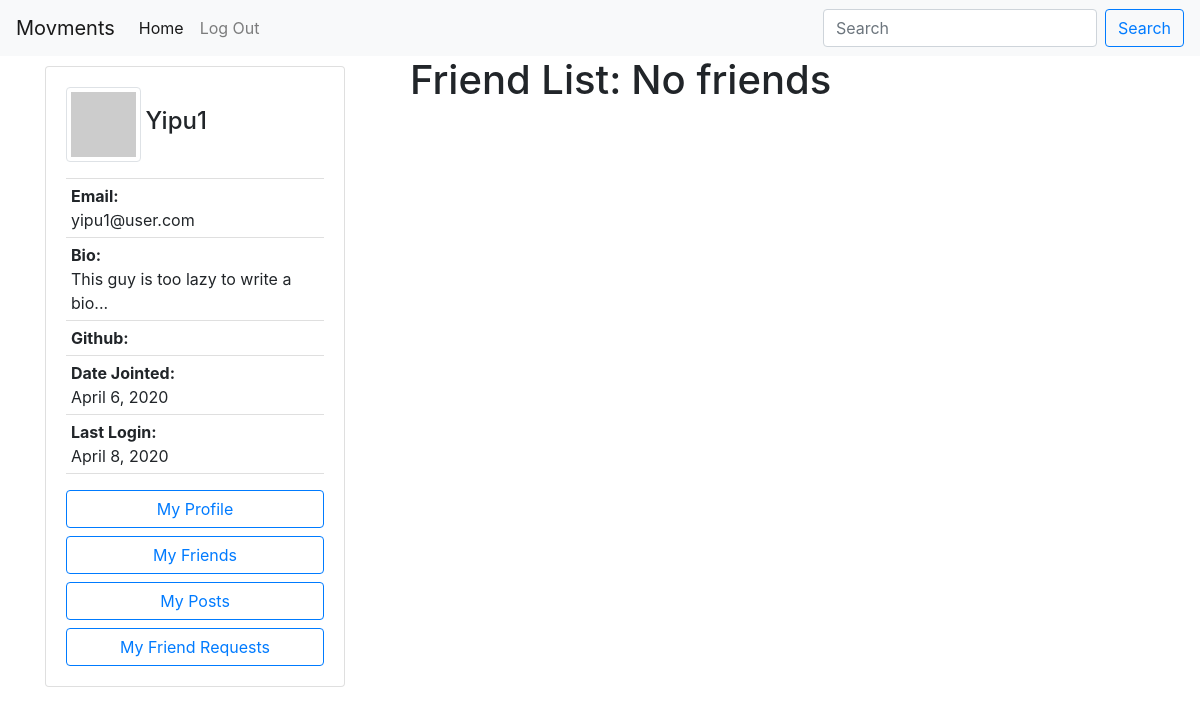
The page /author/404eaa6d-a252-40a0-9b65-d5ae2b23b360/friends/ (signed in) on the database its author committed.
### accounts/models.py (models this page shows, shortened)
class Author(AbstractBaseUser):
    email=models.EmailField(
        verbose_name='email address',
        max_length=60,
        unique=True,
    )
    id = models.CharField(primary_key=True, default=uuid.uuid4().urn[9:], editable=False,max_length=100,unique=True)
    displayName = models.CharField(max_length=30)
    lastName = models.CharField(max_length=30, blank=True)
    firstName = models.CharField(max_length=30, blank=True)
    host = models.CharField(default=settings.HOSTNAME, max_length=100)
    url = models.CharField(default="", max_length=100)
    avatar = models.ImageField(upload_to='avatar/', default = 'avatar/default-avatar.png', blank=True, null=True)
    github = models.URLField(default="", max_length=100, null=True)
    bio = models.CharField(default="This guy is too lazy to write a bio...", max_length=200, blank=True, null=True)
    date_joined=models.DateField(verbose_name="date joined", auto_now=True)
    last_login=models.DateField(verbose_name="last login", auto_now=True)
    active=models.BooleanField(default=True)
    activated=models.BooleanField(default=False)
    node=models.BooleanField(default=False)
    admin=models.BooleanField(default=False)
    share=models.BooleanField(default=False)
    share_image=models.BooleanField(default=False)
    objects = AuthorManager()
    USERNAME_FIELD = 'email'
    REQUIRED_FIELDS = ['displayName', ]
    @property
    def is_activated(self):
        return self.activated

### friendship/views.py (the view, shortened to what this page needs)
# urls.py: path('author/<str:author_id>/friends/', views.GetFriendsListView.as_view(), name='get friends list'),
class GetFriendsListView(APIView):
    permission_classes = [IsActivated]
    def get(self, request, author_id, format=None):
        try:
            context = {
                'author': request.user,
                'friends': [],
                'friend_requests': None
            }
            context['friends'] = getAllFriends(author_id)
            friend = Friend.objects.filter(id=request.user.id)
            friend = Friend.objects.get(id=request.user.id)
            friend_requests = FriendRequest.objects.filter(author_to=friend)
            context['friend_requests'] = friend_requests
            return render(request, 'friendship/friends_list.html', context)
        except Exception as e:
            return HttpResponseServerError(e)

### accounts/permissions.py (called while the page is built)
    def has_permission(self, request, view):
        if request.method in self.safe_method:
            if request.user and request.user.is_authenticated:
                return request.user.is_activated
        return False

### friendship/helper_functions.py (called while the page is built)
def getAllFriends(author_id):
    friends = []
    try:
        print("Here")
        author = Friend.objects.get(id=author_id)
        friendships = Friendship.objects.filter(
            Q(author_a=author) | Q(author_b=author))
        print("here2")
        for friendship in friendships:
            if friendship.author_a == author:
                friends.append(friendship.author_b)
            else:
                friends.append(friendship.author_a)
    except Exception as e:
            print(e)
    print(friends)
    return friends

### friendship/templates/friendship/friends_list.html (shortened to what this page needs)
<!DOCTYPE html>
<html >
    {% include 'posting/base.html' %}
    <body>
            {% include 'posting/navbar.html' %}
            <div class="container">
                <div class="row">
                    <div class="col-4">
                        {% if author.is_authenticated %}
                        <div class="short-profile">
                            {% include 'posting/profile-card.html' with request=request %}
                        </div>
                        {% endif %}
                    </div>
                    <div class="col-8">
                        <div class="row">
                                <h1>Friend List:</h1>
                                {% if friends %}
                                <ul style="padding: 0; list-style-type: none;">
                                {% for friend in friends %}
                                <li id='list'>
                                    {% include 'friendship/friend_card.html' with friend=friend %}
                                    <!--
                                        <a href="{% url 'accounts:view profile' friend.id %}"> {{ friend.displayName }} </a>
                                    -->
                                </li>
                                {% endfor %}
                                </ul>
                                {% else %}
                                <h1 style="margin-left: 10px;">No friends</h1>
                                {% endif %}
                        </div>
                    </div>
                </div>
            </div>
    </body>
</html>

### posting/templates/posting/profile-card.html (shortened to what this page needs)
<div class="card  position-fixed" style="width: 300px;">
    <div class="card-body">
    <img src="https://avatars.dicebear.com/v2/jdenticon/{{ request.user.displayName }}.svg" id="imgProfile" style="width: 75px; height: 75px" class="img-thumbnail" />
    <h4 class="card-title" style="display: inline;">{{request.user.displayName }}</h4>
    <p class="card-text">
        <ul class="list-group list-group-flush" >
            <li  class="list-group-item" style="padding: 5px;"><span style="font-weight: bold;">Email:</span><br>{{ request.user.email }}</li>
            <li  class="list-group-item" style="padding: 5px;"><span style="font-weight: bold;">Bio:</span><br>{{ request.user.bio }}</li>
            <li  class="list-group-item" style="padding: 5px;"><span style="font-weight: bold;">Github:</span><br>{{ request.user.github }}</li>
            <li  class="list-group-item" style="padding: 5px;"><span style="font-weight: bold;">Date Jointed:</span><br> {{ request.user.date_joined }}</li>
            <li  class="list-group-item" style="padding: 5px;"><span style="font-weight: bold;">Last Login:</span><br>{{ request.user.last_login }}</li>
        </ul>
    </p>
    <div id="user-menu">
        <a href="{% url 'accounts:view profile' request.user.id %}" class="btn btn-outline-primary btn-block">My Profile</a>
        <a href="{% url 'friendship:get friends list' request.user.id %}" class="btn btn-outline-primary btn-block">My Friends</a>
        <a href="{% url 'posting:view user posts' request.user.id %}" class="btn btn-outline-primary btn-block">My Posts</a>
    </div>
    </div>
</div>

### posting/templates/posting/base.html (style rules this page uses)
.card { margin-top: 10px; }

### rows shown on the page
Author: user.displayName "Yipu1", user.email "yipu1@user.com", user.bio "This guy is too lazy to write a bio...", user.date_joined "April 6, 2020", user.last_login "April 8, 2020"
